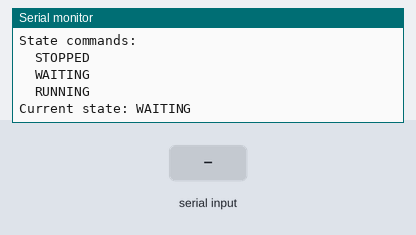
The sketch below on a simulated Arduino Uno, built with avr-gcc and run on an emulated ATmega328P. Parts: the last lines printed to the serial monitor. Inputs (shaded band) come from the test bench.

Above: at 1.1 s.
1.2 s: "1\n" received over Serial
At 2.2 s:
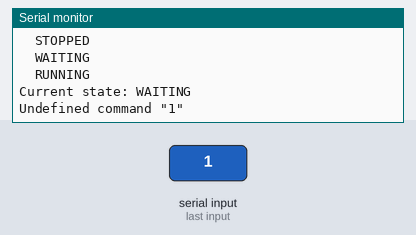
2.7 s: "0\n" received over Serial
At 3.3 s:
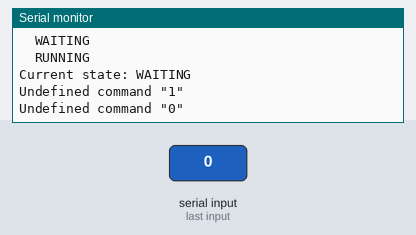
4.2 s: "2\n" received over Serial
At 5.7 s:
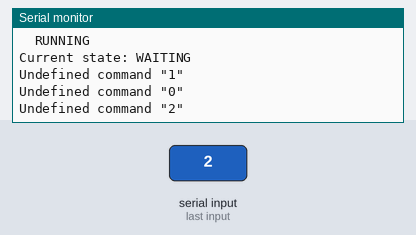

The sketch:

main.ino
```cpp
#include "Log.h"
#include "ProgramState.h"
#include "Command.h"


//	###########  Functions  ###########
void stopped(Command&);
void waiting(Command&);
void running(Command&);

void PrintHelp(Command&);


//	###########  Externs  ###########
extern void ProcessUserCommand(const char* cmd, Command* cmds);
extern bool ReadUserCommand(char* cmd, int cmdlen, bool wait = false);
extern void UpdateStateCommands(const char* stateName, Command* cmds);
extern Command* FindCommand(const char* name, Command* commands);


//	###########  Commands  ###########
static Command userCommands[] = {
	Command("help", "prints this help message", PrintHelp),
	Command("stop", "sets state to STOP", [](Command&) { ProgramState::SetState(ProgramState::STOPPED); }),
	Command("wait", "sets state to WAIT", [](Command&) { ProgramState::SetState(ProgramState::WAITING); }),
	Command("run", "sets state to RUN", [](Command&) { ProgramState::SetState(ProgramState::RUNNING); }),
	Command("state", "prints current state",
		[](Command&) {
			Log::Print("Current state: ");
			Log::Println(ProgramState::StateNames[ProgramState::GetState()]);
		}
	),
	Command("states", "prints all states",
		[](Command&) {
			Log::Println("Known states:");
			for (int i = 0; i < ProgramState::StatesCount; i++)
			{
				Log::Print("  ");
				Log::Println(ProgramState::StateNames[i]);
			}
		}
	),
	Command("halt", "stops program and waits for user input", [](Command&) { ReadUserCommand(nullptr, 0, true); }),
	Command("reset", "resets arduino", [](Command&) { void (*reset)(void) = 0; reset(); }),
	Command("", nullptr)
};

static Command programCommands[] = {
	Command(ProgramState::StateNames[0], "stopped", stopped),
	Command(ProgramState::StateNames[1], "waiting", waiting),
	Command(ProgramState::StateNames[2], "running", running),
	Command("", nullptr)
};


//	######################  Arduino mains  ######################
void setup()
{
	Log::Begin();
	Log::Println("Program begins");

	FindCommand("help", userCommands)->Execute();

	char userCmd[11];
	while (true)
	{
		if (ReadUserCommand(userCmd, 11))
			ProcessUserCommand(userCmd, userCommands);
		UpdateStateCommands(ProgramState::StateNames[ProgramState::GetState()], programCommands);
	}
}

void loop()
{
}


//	###########  Function's Implementations  ###########
void stopped(Command&) {}
void waiting(Command&) {}
void running(Command&)
{
	static bool ledState = false;
	static const float cooldown = 0.1;
	static int prev = 0;

	int current = millis();

	if ((current - prev) / 1000.0 >= cooldown)
	{
		prev = current;
		digitalWrite(2, ledState);
		ledState = !ledState;
	}
}


void PrintHelp(Command&)
{
	Command *command = userCommands;

	Log::Println("User commands:");
	while (!command->empty)
	{
		Log::Print("  ");
		Log::Print(command->name);
		Log::Print(" - ");
		Log::Println(command->helptext);
		command++;
	}

	command = programCommands;
	Log::Println("State commands:");
	while (!command->empty)
	{
		Log::Print("  ");
		Log::Println(command->name);
		command++;
	}

	Log::Print("Current state: ");
	Log::Println(ProgramState::StateNames[ProgramState::GetState()]);
}


//
```

Command.h
```cpp
#ifndef COMMAND_HEADER
#define COMMAND_HEADER

#include <Arduino.h>


class Command
{
public:
	const bool empty;
	const char* const name;
	const char* const helptext;
	bool callAnyway = false;

	Command(const char* _name, void (*_func)(Command& self))
		: name(_name), func(_func), helptext(""), empty((_func) ? false : true) {}

	Command(const char* _name, const char* _help, void (*_func)(Command& self))
		: name(_name), helptext(_help), func(_func), empty((_func) ? false : true) {}

	Command(const char* _name, const char* _help, bool _callAnyway, const void (*_func)(Command& self))
		: name(_name), helptext(_help), callAnyway(_callAnyway), func(_func), empty((_func) ? false : true) {}

	void Execute() { func(*this); }

private:
	const void (*func)(Command& self);
};

#endif
```

Log.cpp
```cpp
#include "Log.h"

bool Log::m_Enabled = true;


void Log::Begin()
{
	Serial.begin(9600);
}

void Log::End()
{
	Serial.end();
}

void Log::Print(String msg)
{
	if (m_Enabled)
		WriteSerial(msg, false);
}

void Log::Println(String msg = "")
{
	if (m_Enabled)
		WriteSerial(msg, true);
}

void Log::SetEnabled(bool enabled)
{
	m_Enabled = enabled;
}

bool Log::IsEnabled()
{
	return m_Enabled;
}

void Log::WriteSerial(String msg, bool newline = true)
{
	//if (Serial.availableForWrite() >= msg.length())
	if (newline)
		Serial.println(msg);
	else
		Serial.print(msg);
}
```

Log.h
```cpp
#ifndef LOG_HEADER
#define LOG_HEADER

#include <Arduino.h>


class Log
{
public:
	static void Begin();
	static void End();

	static void Print(String msg);
	static void Println(String msg = "");

	static void SetEnabled(bool enabled);
	static bool IsEnabled();

private:
	static bool m_Enabled;

	static void WriteSerial(String msg, bool newline = true);
};

#endif
```

ProgramState.cpp
```cpp
#include "ProgramState.h"


ProgramState::State ProgramState::m_State = ProgramState::WAITING;
const char* ProgramState::StateNames[] = { "STOPPED", "WAITING", "RUNNING" };
```

ProgramState.h
```cpp
#ifndef PROGRAMSTATE_HEADER
#define PROGRAMSTATE_HEADER

#include <Arduino.h>
#include "Log.h"


class ProgramState
{
public:
	enum State { STOPPED, WAITING, RUNNING };
	static constexpr int StatesCount = 3;
	static const char* StateNames[StatesCount];

	static State GetState() { return m_State; }
	static void SetState(State state) { m_State = state; Log::Println(String("State: ") + StateNames[m_State]); }

private:
	static State m_State;
};

#endif
```

externs.cpp
```cpp
#include <Arduino.h>
#include "Command.h"
#include "ProgramState.h"
#include "Log.h"
#include "strcpy_s.h"


void ProcessUserCommand(const char* cmdName, Command* cmds)
{
	bool givenFunctionWasCalled = false;
	Command *command = cmds;
	while (!command->empty)
	{
		if (strcmp(command->name, cmdName) == 0)
		{
			command->Execute();
			givenFunctionWasCalled = true;
			break;
		}
		else if (command->callAnyway)
		{
			command->Execute();
		}
		command++;
	}
	if (!givenFunctionWasCalled)
	{
		Log::Print("Undefined command \"");
		Log::Print(cmdName);
		Log::Println("\"");
	}
}


bool ReadUserCommand(char* cmd, int cmdlen, bool wait)
{
	if (wait)
		while (Serial.available() <= 0);

	if (cmd == nullptr)
		return true;

	if (Serial.available() > 0)
	{
		String inp = Serial.readStringUntil('\n');
		if (inp != "")
		{
			int err = strcpy_s(cmd, cmdlen, inp.c_str());
			if (err == ERROR_SLIMITEXCEEDED)
			{
				Log::Print("Maximum input string length is ");
				Log::Println(String(cmdlen - 1));
			}
			return true;
		}
	}
	return false;
}


void UpdateStateCommands(const char* stateName, Command* cmds)
{
	Command *command = cmds;
	while (!command->empty)
	{
		if (strcmp(stateName, command->name) == 0 || command->callAnyway)
			command->Execute();
		command++;
	}
}


Command* FindCommand(const char* name, Command* commands)
{
	for (Command* cmd = commands; !cmd->empty; cmd++)
		if (strcmp(name, cmd->name) == 0)
			return cmd;
	return nullptr;
}
```

strcpy_s.h
```cpp
#ifndef STRCPY_S_HEADER
#define STRCPY_S_HEADER

#include <Arduino.h>

#define ERROR_SNULLP 1
#define ERROR_SZEROLENGTH 2
#define ERROR_SOVERLAP 3
#define ERROR_SLIMITEXCEEDED 4


int strcpy_s(char* dest, int dmax, const char* src)
{
    if (dmax == 0)
        return ERROR_SZEROLENGTH;

    if (!dest || !src)
        return ERROR_SNULLP;

    int srclen = strlen(src);
    if (dest + dmax - src <= srclen || dest - src <= srclen)
        return ERROR_SOVERLAP;

    while (dmax > 1 && *src)
    {
        *dest = *src;
        dmax--;
        src++;
        dest++;

        if (dmax == 1 && *src)
        {
            *dest = '\0';
            return ERROR_SLIMITEXCEEDED;
        }
    }
    *dest = '\0';
    return 0;
}

#endif
```

Measured:
- after the input at 1.2 s, the serial monitor: prints a new line at once (image 1)
- after the input at 2.7 s, the serial monitor: prints a new line at once (image 2)
- after the input at 4.2 s, the serial monitor: prints a new line at once (image 3)
